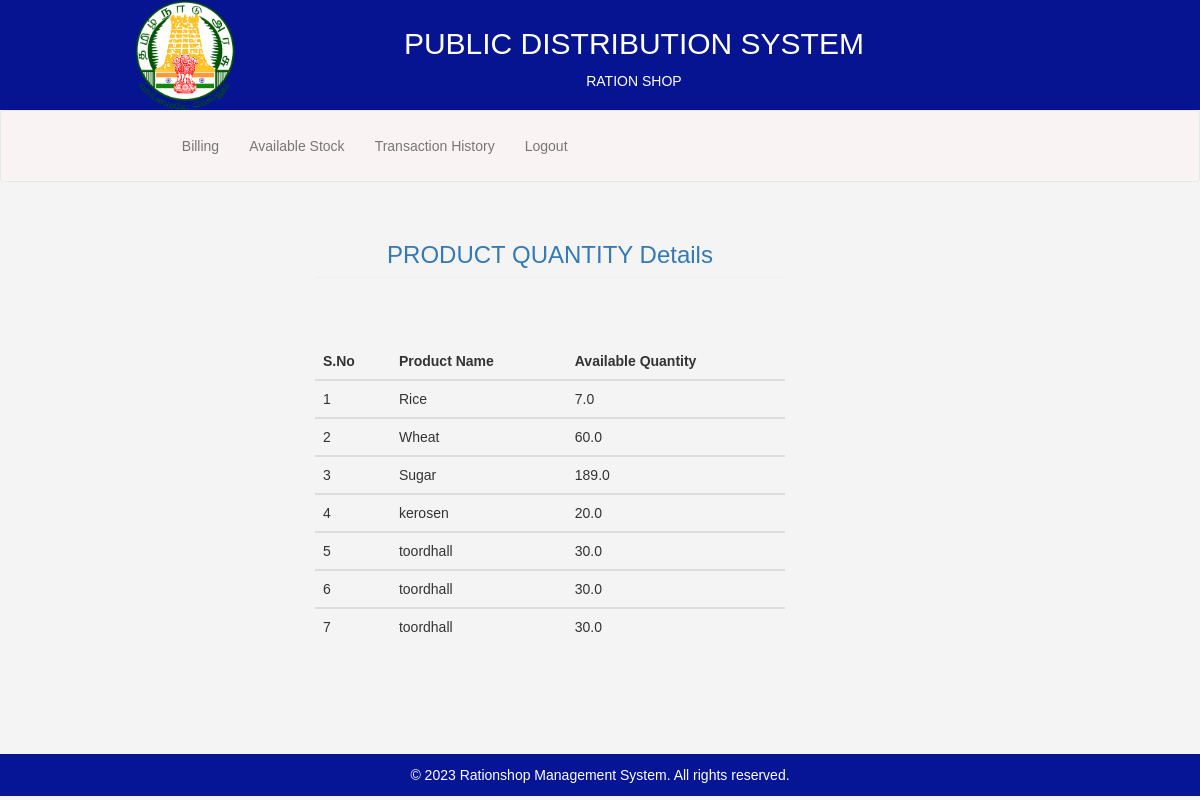
The app's page /web/rationshop_index/ with its own data.
### web/models.py (models this page shows)
class RationShopStocks(models.Model):
    rationshop = models.ForeignKey(ShopDetails, null=False, on_delete=models.CASCADE)
    date = models.DateField()
    productname = models.ForeignKey(ProductPrice, on_delete=models.CASCADE)
    quantity = models.FloatField()

class ProductPrice(models.Model):
    product_name = models.CharField(max_length=30, primary_key=True)
    price = models.FloatField()
    def __str__(self):
        return self.product_name

### web/views.py (the view)
def rationshop_officer_index(request):
    mydata=RationShopStocks.objects.all()
    if(mydata!=''):
        return render(request,'Ration_Shop/Rationshop_index.html',{'datas':mydata})
    else:
        return render(request,'Ration_Shop/Rationshop_index.html')

### web/templates/Ration_Shop/Rationshop_index.html
{% extends 'Ration_Shop/Rationshop_officer_base2.html' %}
{% block body %}
<div class="col-md-offset-3 col-md-5">
    <h3 class="page-header text-primary text-center">PRODUCT QUANTITY Details</h3><br>
    <table class="table table-border"><br>
        <thead>
            <tr>
                <th>S.No</th>
                <th>Product Name</th>
                <th>Available Quantity</th>
            </tr>
        </thead>
        {% for data in datas %}
        <tbody>
            <tr>
                <td>{{forloop.counter}}</td>
                <td>{{data.productname}}</td>
                <td>{{data.quantity}}</td>
            </tr>
        </tbody>
        {% endfor %}
    </table>
</div>
{% endblock %}

### web/static/web/css/style.css (style rules this page uses)
* { margin: 0; padding: 0; box-sizing: border-box; }
body { font-family: Arial, sans-serif; line-height: 1.6; background-color: #f4f4f4; color: #333; }

### records on screen
RationShopStocks: productname "Rice", quantity "7.0"
RationShopStocks: productname "Wheat", quantity "60.0"
RationShopStocks: productname "Sugar", quantity "189.0"
RationShopStocks: productname "kerosen", quantity "20.0"
RationShopStocks: productname "toordhall", quantity "30.0"
RationShopStocks: productname "toordhall", quantity "30.0"
RationShopStocks: productname "toordhall", quantity "30.0"
